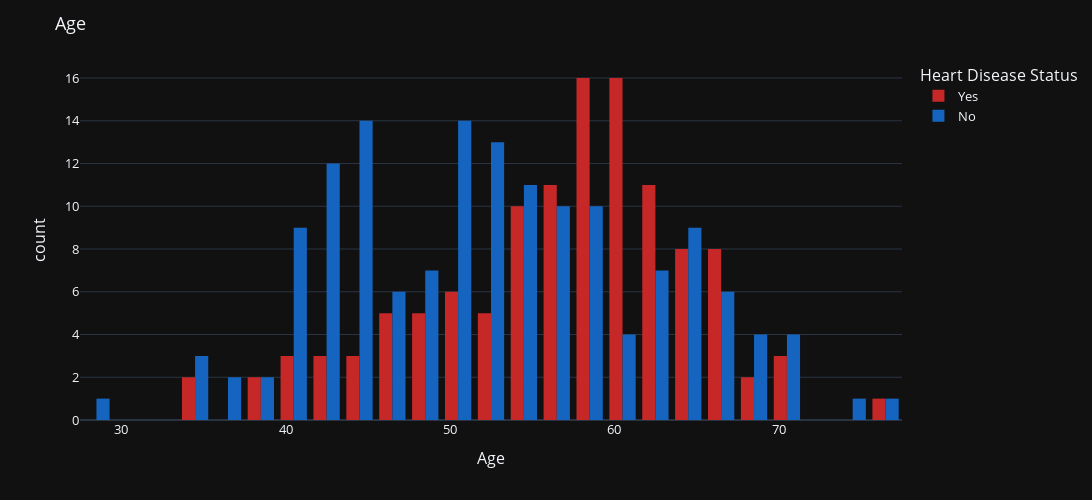

Notebook source saved alongside this figure:
### Markdown cell above
### Age

### Code cell
histplot("Age", width=1200, text_auto=False)

### Figure 1 — Plotly figure (JSON) as saved in the notebook; plotly's stock layout.template omitted (floating-point values rounded to 4 significant figures; data arrays with more than 128 entries replaced by an {"elided": "..."} marker saying what was removed)
{"data": [{"alignmentgroup": "True", "bingroup": "x", "hovertemplate": "Heart Disease=1<br>Age=%{x}<br>count=%{y}<extra></extra>", "legendgroup": "1", "marker": {"color": "#C62828", "pattern": {"shape": ""}}, "name": "Yes", "nbinsx": 40, "offsetgroup": "1", "orientation": "v", "showlegend": true, "type": "histogram", "x": [70, 57, 56, 59, 60, 63, 61, 46, 53, 67, 58, 57, 59, 50, 48, 61, 59, 40, 59, 49, 44, 66, 65, 42, 61, 62, 62, 51, 57, 58, 47, 61, 45, 58, 35, 58, 50, 61, 54, 54, 52, 47, 58, 67, 57, 63, 48, 60, 59, 55, 60, 46, 56, 56, 49, 54, 57, 62, 60, 63, 66, 64, 56, 64, 50, 54, 53, 52, 40, 58, 55, 66, 38, 62, 58, 65, 69, 67, 62, 51, 46, 67, 56, 41, 56, 70, 70, 35, 77, 58, 60, 51, 55, 64, 59, 58, 54, 65, 63, 60, 43, 61, 39, 52, 62, 43, 68, 62, 60, 65, 60, 60, 54, 44, 55, 64, 60, 58, 48, 67], "xaxis": "x", "yaxis": "y"}, {"alignmentgroup": "True", "bingroup": "x", "hovertemplate": "Heart Disease=0<br>Age=%{x}<br>count=%{y}<extra></extra>", "legendgroup": "0", "marker": {"color": "#1565C0", "pattern": {"shape": ""}}, "name": "No", "nbinsx": 40, "offsetgroup": "0", "orientation": "v", "showlegend": true, "type": "histogram", "x": {"elided": "150 int values"}, "xaxis": "x", "yaxis": "y"}], "layout": {"barmode": "group", "font": {"size": 13}, "height": 500, "legend": {"title": {"text": "Heart Disease Status"}, "tracegroupgap": 0}, "margin": {"t": 60}, "title": {"text": "Age"}, "width": 1200, "xaxis": {"anchor": "y", "domain": [0, 1], "title": {"text": "Age"}}, "yaxis": {"anchor": "x", "domain": [0, 1], "title": {"text": "count"}}}}
